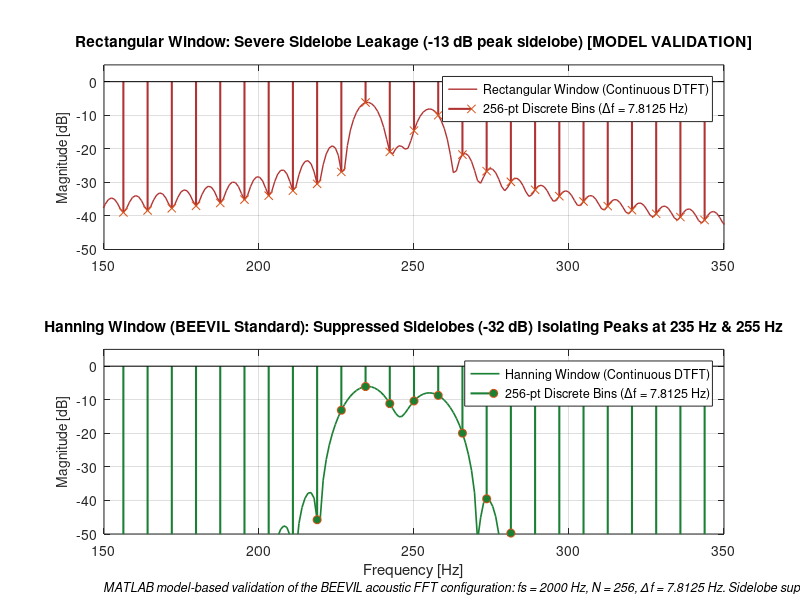
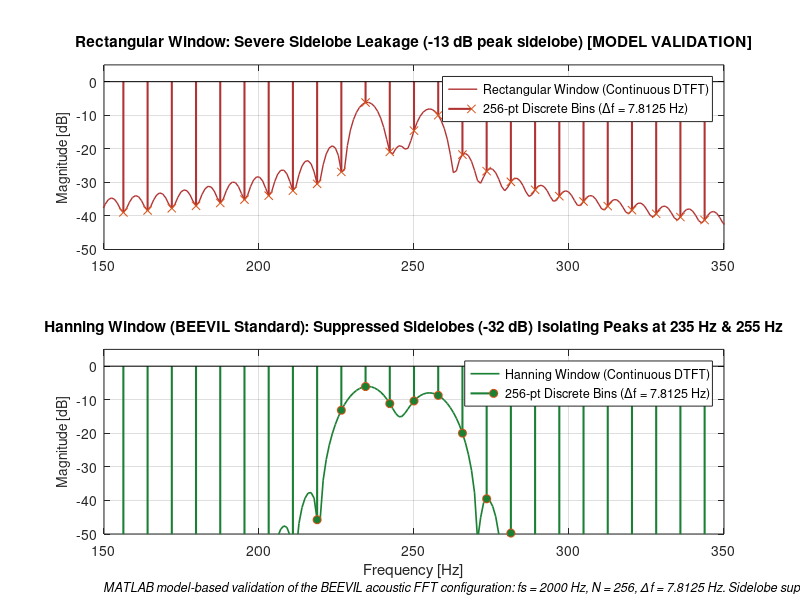

Write the MATLAB code that produced these figures, in order.
%% BEEVIL KNIEVEL — FFT Resolution & Windowing Validation
% Script: fft_resolution_validation.m
% Validates the on-node FFT parameter selection:
% - fs = 2000 Hz, N = 256 -> delta_f = 7.8125 Hz
% - Compares Rectangular vs Hanning window spectral leakage
% - Demonstrates peak resolution of close acoustic tones (e.g., 230 Hz vs 250 Hz)
% Output: docs/media/results/fft_resolution_validation.png

clear; clc; close all;

%% 1. Parameters
fs = 2000;              % Sampling rate [Hz]
N = 256;                % Number of points
delta_f = fs / N;       % 7.8125 Hz
t = (0:(N-1)) / fs;     % Time vector for one frame (128 ms)

% Two closely spaced frequencies representing waggle harmonic modes
f1 = 235.0; % Hz
f2 = 255.0; % Hz
s = sin(2 * pi * f1 * t) + 0.8 * sin(2 * pi * f2 * t);

%% 2. Window Comparison
w_rect = rectwin(N)';
w_hann = hann(N)';

s_rect = s .* w_rect;
s_hann = s .* w_hann;

% FFT Execution
X_rect = abs(fft(s_rect, N)) / N;
X_hann = abs(fft(s_hann, N)) / (N / 2); % Amplitude corrected

% Over-sampled FFT to show true continuous DTFT leakage
N_dense = 2048;
f_dense = (0:(N_dense/2)) * fs / N_dense;
X_rect_dense = abs(fft(s_rect, N_dense)) / N;
X_hann_dense = abs(fft(s_hann, N_dense)) / (N / 2);

f_bins = (0:(N/2)) * fs / N;

%% 3. Plotting Validation Figure
fig = figure('Position', [100, 100, 950, 500], 'Color', 'w');

subplot(2, 1, 1);
plot(f_dense, 20*log10(X_rect_dense(1:N_dense/2+1) + 1e-6), 'Color', [0.7, 0.2, 0.2], 'LineWidth', 1.0, 'DisplayName', 'Rectangular Window (Continuous DTFT)');
hold on;
stem(f_bins, 20*log10(X_rect(1:N/2+1) + 1e-6), 'Color', [0.7, 0.2, 0.2], 'LineWidth', 1.5, 'Marker', 'x', 'DisplayName', '256-pt Discrete Bins (\Deltaf = 7.8125 Hz)');
grid on;
title('Rectangular Window: Severe Sidelobe Leakage (-13 dB peak sidelobe) [MODEL VALIDATION]', 'FontSize', 11, 'FontWeight', 'bold');
ylabel('Magnitude [dB]', 'FontSize', 10);
xlim([150, 350]);
ylim([-50, 5]);
legend('Location', 'northeast');

subplot(2, 1, 2);
plot(f_dense, 20*log10(X_hann_dense(1:N_dense/2+1) + 1e-6), 'Color', [0.1, 0.5, 0.2], 'LineWidth', 1.2, 'DisplayName', 'Hanning Window (Continuous DTFT)');
hold on;
stem(f_bins, 20*log10(X_hann(1:N/2+1) + 1e-6), 'Color', [0.1, 0.5, 0.2], 'LineWidth', 1.5, 'Marker', 'o', 'MarkerFaceColor', [0.1, 0.5, 0.2], 'DisplayName', '256-pt Discrete Bins (\Deltaf = 7.8125 Hz)');
grid on;
title('Hanning Window (BEEVIL Standard): Suppressed Sidelobes (-32 dB) Isolating Peaks at 235 Hz & 255 Hz', 'FontSize', 11, 'FontWeight', 'bold');
xlabel('Frequency [Hz]', 'FontSize', 11);
ylabel('Magnitude [dB]', 'FontSize', 10);
xlim([150, 350]);
ylim([-50, 5]);
legend('Location', 'northeast');

% Global Annotation
annotation('textbox', [0.13, 0.01, 0.75, 0.05], 'String', ...
    'MATLAB model-based validation of the BEEVIL acoustic FFT configuration: fs = 2000 Hz, N = 256, \Deltaf = 7.8125 Hz. Sidelobe suppression prevents acoustic false positives.', ...
    'FitBoxToText', 'on', 'EdgeColor', 'none', 'FontSize', 9, 'FontAngle', 'italic');

saveas(fig, '../../docs/media/results/fft_resolution_validation.png');
saveas(fig, '../results/fft_resolution_validation.png');
fprintf('FFT resolution validation plot generated successfully.\n');
